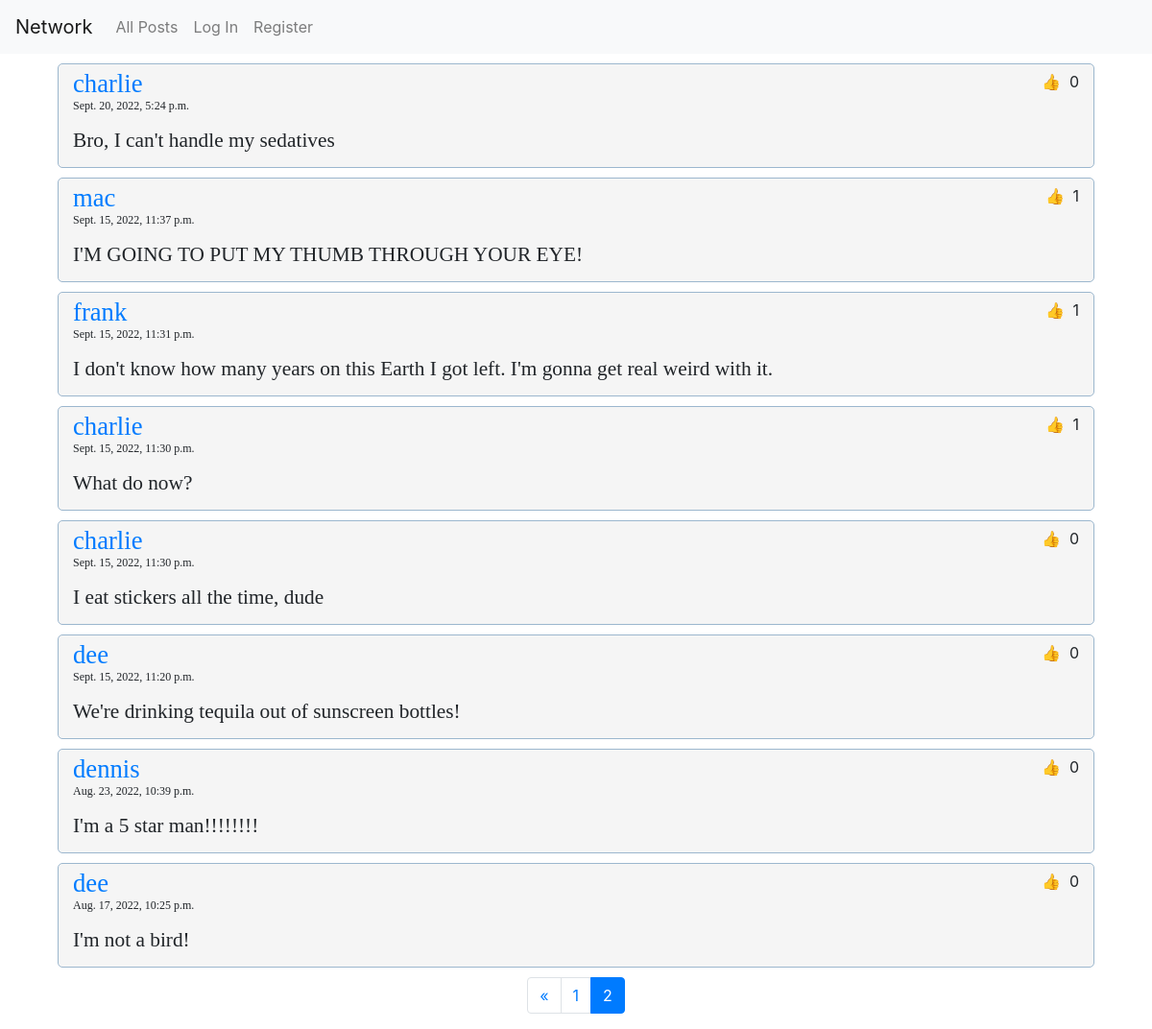
Screenshot of /?page=2 with the database file from the repository.
### network/models.py (models this page shows, shortened)
class Posting(models.Model):
    author = models.ForeignKey(User, on_delete=models.CASCADE, related_name='posted_by')
    liked = models.ManyToManyField(User, null=True, blank=True, related_name='likes')
    timestamp = models.DateTimeField(auto_now_add=True)
    body = models.TextField(blank=True)

class User(AbstractUser):
    following = models.ManyToManyField('self', blank=True, related_name="followers", symmetrical=False)

### network/views.py (the view)
# urls.py: path("", views.index, name="index"),
def index(request):
    if request.path == '/following':
        user = User.objects.get(username=request.user)
        postings = Posting.objects.filter(author__in=user.following.all()).order_by('-timestamp').annotate(Count('liked'))
    else:
        postings = Posting.objects.all().order_by('-timestamp').annotate(Count('liked'))
    paginator = Paginator(postings, 10)
    page_obj = paginator.get_page(request.GET.get('page', 1))
    return render(request, "network/index.html", {"postings": postings, "num_pages": range(1, paginator.num_pages + 1), "page_obj": page_obj})

### network/templates/network/index.html (shortened to what this page needs)
{% extends "network/layout.html" %}
{% load static %}
{% block body %}
    {% for posting in page_obj%}
        <div class="post">
            <div class="post-author-likes">
                <div class="author">
                <a  href= "{% url 'profile' posting.author.username %}">{{posting.author.username}}</a>
                </div>
                <div class="likes">
                    <button class="like-button">&#128077</button>
                    <span>{{posting.liked__count}}</span>
                </div>
            </div class="post-timestamp-content">
                <p class="timestamp">{{posting.timestamp}}</p>
                <p class="post-content">{{posting.body}}</p>
        </div>
    {% endfor %}
    <ul class="pagination">
        <li class="page-item">
        {% if page_obj.has_previous %}
        <a class="page-link" href="?page={{page_obj.previous_page_number}}" aria-label="Previous">
            <span aria-hidden="true">&laquo;</span>
        </a>
        {% endif %}
        </li>
        {% for page in num_pages %}
            {% if page == page_obj.number %}
                <li class="active page-item"><a class="page-link" href="?page={{page}}">{{page}}</a></li>
            {% else %}
                <li class="page-item"><a class="page-link" href="?page={{page}}">{{page}}</a></li>
            {% endif %}
        {% endfor %}
    </ul>
{% endblock %}

### network/static/network/styles.css (style rules this page uses)
.post { width: 90%; margin: 10px auto; background: rgb(245, 245, 245); border-radius: 5px; border: 1px solid rgb(156, 183, 206); padding: 5px 15px; }
.post-author-likes, .post-timestamp-content { display: flex; justify-content: space-between; }
.author, .follow-number { font: 20pt bold; }
.timestamp { font: 9pt thin; }
.post-content, .follow-text { font: 16pt bold; }
.post-content { margin-bottom: 10px; }
.pagination { justify-content: center; }
.like-button { border:none; background: rgb(245, 245, 245); width: 30px; }

### rows the page displays
Posting: author.username "charlie", liked__count "0", timestamp "Sept. 20, 2022, 5:24 p.m.", body "Bro, I can't handle my sedatives"
Posting: author.username "mac", liked__count "1", timestamp "Sept. 15, 2022, 11:37 p.m.", body "I'M GOING TO PUT MY THUMB THROUGH YOUR EYE!"
Posting: author.username "frank", liked__count "1", timestamp "Sept. 15, 2022, 11:31 p.m.", body "I don't know how many years on this Earth I got left. I'm gonna get real weird with it."
Posting: author.username "charlie", liked__count "1", timestamp "Sept. 15, 2022, 11:30 p.m.", body "What do now?"
Posting: author.username "charlie", liked__count "0", timestamp "Sept. 15, 2022, 11:30 p.m.", body "I eat stickers all the time, dude"
Posting: author.username "dee", liked__count "0", timestamp "Sept. 15, 2022, 11:20 p.m.", body "We're drinking tequila out of sunscreen bottles!"
Posting: author.username "dennis", liked__count "0", timestamp "Aug. 23, 2022, 10:39 p.m.", body "I'm a 5 star man!!!!!!!!"
Posting: author.username "dee", liked__count "0", timestamp "Aug. 17, 2022, 10:25 p.m.", body "I'm not a bird!"

### other values shown
{{ page }} "1"
{{ page }} "2"
